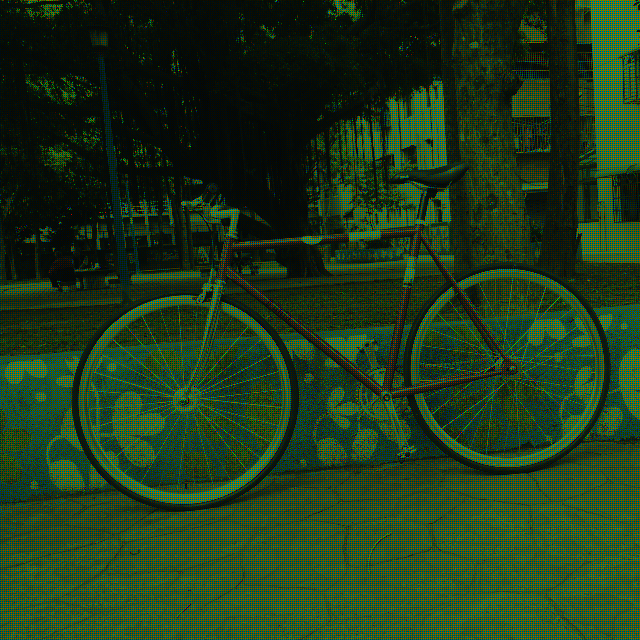
//> input picture Demosaicking-TIP_RI/bayer_pattern_img.bmp, 640 x 640 px
$ ./main   (built with g++ and OpenCV 4)
//> lines starting //> are read from the running program, lines starting //| are printed output that depends on the picture
//> further down, img is the input picture: 640 rows x 640 cols, CV_8UC3; mean B, G, R 26.2, 56.8, 30.5
### Demosaicking-TIP_RI/guidedfiltertipri.h
#pragma once
#include <iostream>
#include <opencv2/opencv.hpp>
#include <opencv2/core.hpp>
#include <opencv2/highgui.hpp>
#include <opencv2/imgproc.hpp>
using namespace std;
using namespace cv;
Mat guided_filter_tipri(const Mat& originG, const Mat& originR, const Mat& mask, const Mat& originI, const Mat& originP, const Mat& M, int h = 2, int v = 2, float eps = 0.0);

### Demosaicking-TIP_RI/guidedfiltermlri.h
#pragma once
#include <iostream>
#include <opencv2/opencv.hpp>
#include <opencv2/core.hpp>
#include <opencv2/highgui.hpp>
#include <opencv2/imgproc.hpp>
using namespace std;
using namespace cv;
Mat guided_filter_mlri(const Mat& originG, const Mat& originR, const Mat& mask, const Mat& originI, const Mat& originP, const Mat& M, int h = 2, int v = 2, float eps = 0.0);

### Demosaicking-TIP_RI/tipri.h
#pragma once
#include <iostream>
#include <opencv2/opencv.hpp>
#include <opencv2/core.hpp>
#include <opencv2/highgui.hpp>
#include <opencv2/imgproc.hpp>
#include "guidedfiltermlri.h"
#include "guidedfiltertipri.h"
using namespace std;
using namespace cv;
void bayer_split(cv::Mat&, cv::Mat&);
void bayer_mask(cv::Mat&, cv::Mat&);
void demosaic_tipri(cv::Mat&, cv::Mat&, float sigma = 1.0);

### Demosaicking-TIP_RI/demosaic.h

#pragma once
#include <iostream>
#include <opencv2/opencv.hpp>
#include <opencv2/core.hpp>
#include <opencv2/highgui.hpp>
#include <opencv2/imgproc.hpp>
#include "tipri.h"
using namespace std;
using namespace cv;

void Demosaic(cv::Mat& img, cv::Mat& Dst, int BayerPatternFlag);

### Demosaicking-TIP_RI/guidedfiltertipri.cpp
#include <iostream>
#include <opencv2/opencv.hpp>
#include <opencv2/core.hpp>
#include <opencv2/highgui.hpp>
#include <opencv2/imgproc.hpp>
using namespace std;
using namespace cv;
// =============== Guided Filter Modified ===================
// I: input
// h, v: local window radius
// [5 lines left out: function box_filter_modified, not called in this run]
// G: Original Green Subsample
// R or B: Original Red or Blue Subsample
// p: origin img (assume float or CV_32F, 0.0 ~ 1.0)
// I: guided img
// M: binary mask
// h, v: local window radius
// eps: Regularization Parameter
Mat guided_filter_tipri(const Mat& originG, const Mat& originR, const Mat& mask, const Mat& originI, const Mat& originP, const Mat& M, int h = 2, int v = 2, float eps = 0.0) {
	bool flag = false;
	Mat p, I, G, R;
	G = originG.clone();
	R = originR.clone();
	p = originP.clone();
	I = originI.clone();

	Mat N = box_filter_modified(M, h, v);
	Mat temp = (N == 0);
	temp.convertTo(temp, CV_32F, 1.0 / 255.0);
	N = N + temp;
	// The size of each local patch; N=(2h+1)*(2v+1) except for boundary pixels.
	Mat N2 = box_filter_modified(Mat::ones(I.rows, I.cols, CV_32F), h, v);

	Mat mean_IP = box_filter_modified(I.mul(p).mul(M), h, v);
	divide(mean_IP, N, mean_IP);
	Mat mean_II = box_filter_modified(I.mul(I).mul(M), h, v);
	divide(mean_II, N, mean_II);
	float th = 0.00001;
	for (int row = 0; row < mean_II.rows; row++) {
		float* p = mean_II.ptr<float>(row);
		for (int col = 0; col < mean_II.cols; col++) {
			if (p[col] < th) {
				p[col] = th;
			}
		}
	}
	Mat a;
	if (mean_II.channels() == 3) {
		a = mean_IP / (mean_II + Scalar(eps, eps, eps)); //otherwise only 1 channel get added
	}
	else {
		a = mean_IP / (mean_II + eps);
	}
	Mat N3 = box_filter_modified(mask, h, v);
	Mat temp1 = (N3 == 0);
	temp1.convertTo(temp1, CV_32F, 1.0 / 255.0);
	N3 = N3 + temp1;
	Mat mean_G = box_filter_modified(G.mul(mask), h, v);
	divide(mean_G, N3, mean_G);
	Mat mean_R = box_filter_modified(R.mul(mask), h, v);
	divide(mean_R, N3, mean_R);
	Mat b = mean_R - a.mul(mean_G);

	//Weighted Average
	Mat dif;
	Mat dif1 = a.mul(a).mul((box_filter_modified(G.mul(G).mul(mask), h, v)));
	Mat dif2 = b.mul(b).mul(N3);
	Mat dif3 = box_filter_modified(R.mul(R).mul(mask), h, v);
	Mat dif4 = a.mul(b).mul(box_filter_modified(G.mul(mask), h, v));
	dif4 *= 2;
	Mat dif5 = b.mul(box_filter_modified(R.mul(mask), h, v));
	dif5 = dif5 * 2;
	Mat dif6 = a.mul(box_filter_modified(R.mul(G).mul(mask), h, v));
	dif6 = dif6 * 2;
	dif = dif1 + dif2 + dif3 + dif4 - dif5 - dif6;
	divide(dif, N3, dif);
	for (int row = 0; row < dif.rows; row++) {
		float* p = dif.ptr<float>(row);
		for (int col = 0; col < dif.cols; col++) {
			if (flag == false) {
				cout << p[col] << endl;
				flag = true;
			}

		}
	}
	th = 0.01;
	for (int row = 0; row < dif.rows; row++) {
		float* p = dif.ptr<float>(row);
		for (int col = 0; col < dif.cols; col++) {
			if (p[col] < th) {
				p[col] = th;
			}
		}
	}
	divide(1.0, dif, dif);
	Mat wdif = box_filter_modified(dif, h, v);
	for (int row = 0; row < wdif.rows; row++) {
		float* p1 = wdif.ptr<float>(row);
		for (int col = 0; col < wdif.cols; col++) {
			if (p1[col] < th) {
				p1[col] = th;
			}
		}
	}
	//Mean a and Mean b
	Mat mean_a = box_filter_modified(a.mul(dif), h, v);
	divide(mean_a,wdif, mean_a);
	Mat mean_b = box_filter_modified(b.mul(dif), h, v);
	divide(mean_b, wdif, mean_b);
	// step: 5
	Mat q = mean_a.mul(G) + mean_b;

	return q;
}

### Demosaicking-TIP_RI/guidedfiltermlri.cpp
#include <iostream>
#include <opencv2/opencv.hpp>
#include <opencv2/core.hpp>
#include <opencv2/highgui.hpp>
#include <opencv2/imgproc.hpp>
using namespace std;
using namespace cv;
// =============== Guided Filter Modified ===================
// I: input
// h, v: local window radius
Mat box_filter_modified(const Mat& I, int h, int v) {
	Mat result;
	blur(I, result, Size(2 * h + 1, 2 * v + 1)); //width * height
	return result * (2 * h + 1) * (2 * v + 1);
}
// G: Original Green Subsample
// R or B: Original Red or Blue Subsample
// p: origin img (assume float or CV_32F, 0.0 ~ 1.0)
// I: guided img
// M: binary mask
// h, v: local window radius
// eps: Regularization Parameter
// [54 lines left out: function guided_filter_mlri, not called in this run]

### Demosaicking-TIP_RI/tipri.cpp
#include <iostream>
#include <opencv2/opencv.hpp>
#include <opencv2/core.hpp>
#include <opencv2/highgui.hpp>
#include <opencv2/imgproc.hpp>
//#include "guidedfiltermlri.h"
#include "guidedfiltertipri.h"
using namespace std;
using namespace cv;
void toSingleChannel(cv::Mat& src, cv::Mat& dst) {
	if (src.channels() != 3) {
		std::cerr << "to_SingleChannel need 3 channel image" << std::endl;
		return;
	}
	transform(src, dst, cv::Matx13f(1, 1, 1));
	return;
}
//   0 1
// 0 R G
// 1 G B
void bayer_split(cv::Mat& Bayer, cv::Mat& Dst) {
	if (Bayer.channels() != 1) {
		std::cerr << "bayer_split allow only 1 channel raw bayer image " << std::endl;
		return;
	}
	Dst = cv::Mat::zeros(Bayer.rows, Bayer.cols, CV_8UC3);
	int channelNum;

	for (int row = 0; row < Bayer.rows; row++) {
		for (int col = 0; col < Bayer.cols; col++) {
			if (row % 2 == 0) { // opencv: BGR
				channelNum = (col % 2 == 0) ? 2 : 1;//even rows -- even cols:R=channel:2; odd cols:G=channel:1
			}
			else {
				channelNum = (col % 2 == 0) ? 1 : 0;// odd rowd -- even cols:G=channel:1; odd cols:B=channel:3
			}
			Dst.at<Vec3b>(row, col).val[channelNum] = Bayer.at<uchar>(row, col);
		}
	}
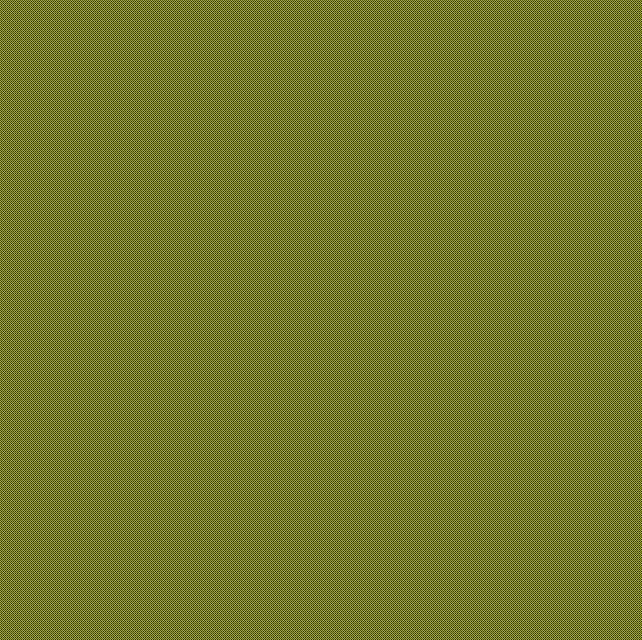
//> Dst: 640 rows x 642 cols, CV_8UC3; mean B, G, R 0.25, 0.5, 0.25; drawn with 1 as white
	return;
}
void bayer_mask(cv::Mat& Bayer, cv::Mat& Dst) {
	Mat temp = cv::Mat::ones(Bayer.size(), CV_8U);
	bayer_split(temp, Dst);// or split(Bayer, temp)
}

void demosaic_tipri(cv::Mat& Bayer, cv::Mat& Dst, float sigma = 1.0) {
	cv::Mat Src = Bayer.clone();
	if (Bayer.channels() == 1) { //input 1 channel -> 3 channel Bayer
		bayer_split(Bayer, Src); // or split(Bayer, Src);
	}

	Mat Src1ch;
	toSingleChannel(Src, Src1ch); // or merge(Src, Src1ch);
	Src1ch.convertTo(Src1ch, CV_32F, 1.0 / 255.0); //normalize

	Mat tempMask;
	bayer_mask(Src, tempMask);
	tempMask.convertTo(tempMask, CV_32F); //normalize
	vector<Mat> mask(3);
	split(tempMask, mask);
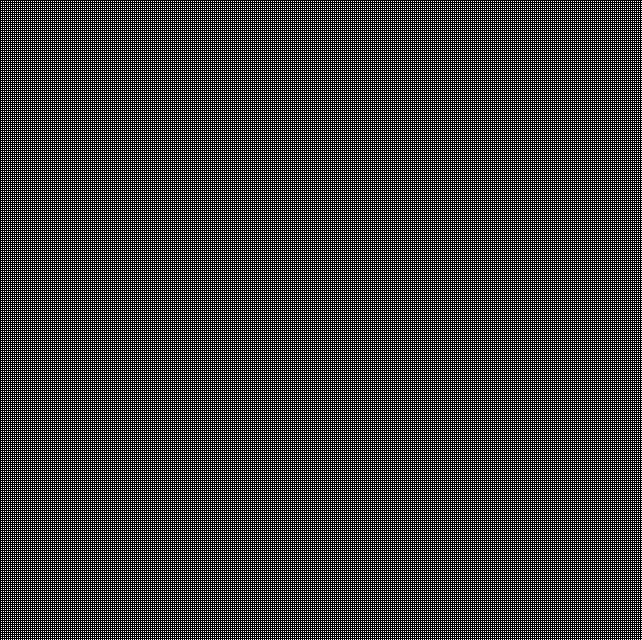
//> mask[0]: 640 rows x 642 cols, CV_32FC1; values 0 (black) and 1 (white), 25% white in thin lines or dots
//> mask[1]: 640 rows x 642 cols, CV_32FC1; values 0 (black) and 1 (white), 50% white in thin lines or dots
	tempMask.release();

	// split channel to BGR
	Src.convertTo(Src, CV_32F, 1.0 / 255.0); //normalize
	vector<Mat> bgr(3);
	vector<Mat> finalBGR(3);
	split(Src, bgr);
	split(Src, finalBGR);

	// ==== 1.Green interpolation ===
	Mat maskGr = Mat::zeros(Src.rows, Src.cols, CV_32F);
	Mat maskGb = Mat::zeros(Src.rows, Src.cols, CV_32F);
	for (int row = 0; row < Src.rows; row++) {
		int col = 0;
		float* targetGr = maskGr.ptr<float>(row);
		float* targetGb = maskGb.ptr<float>(row);
		if (row % 2 == 0) {
			col = 1;
		}
		for (; col < Src.cols; col += 2) {
			if (row % 2 == 0) { // R G
				targetGr[col] = 1.0;
			}
			else { //G B
				targetGb[col] = 1.0;
			}
		}
	}
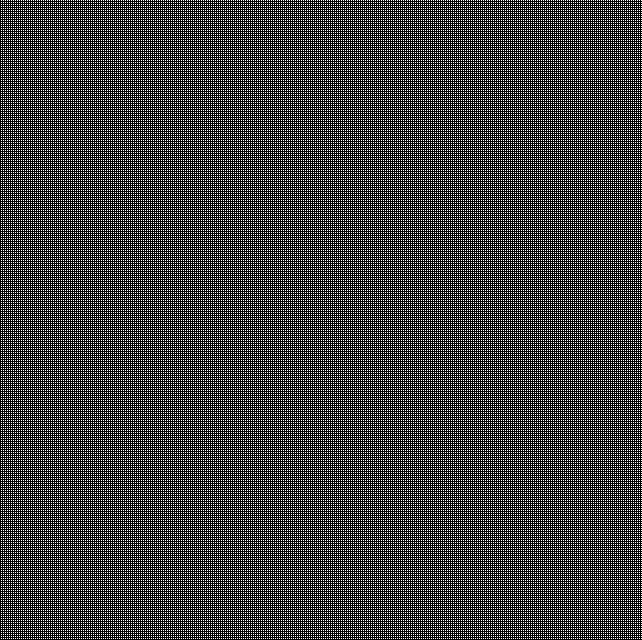
//> maskGr: 640 rows x 642 cols, CV_32FC1; values 0 (black) and 1 (white), 25% white in thin lines or dots
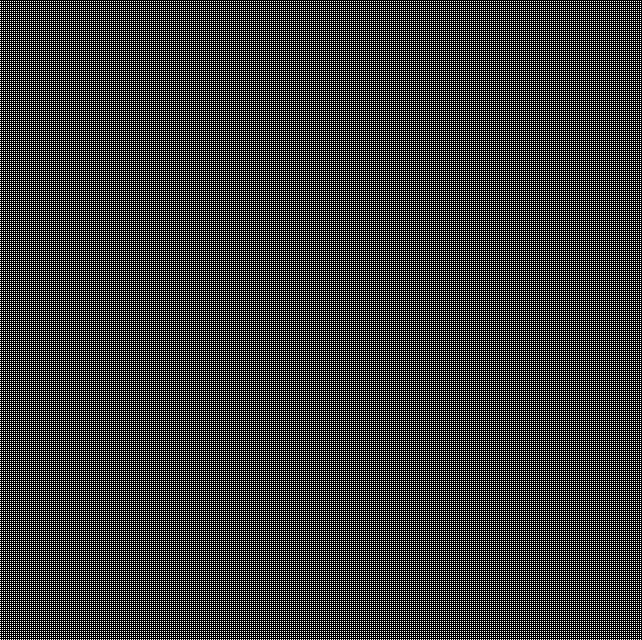
//> maskGb: 640 rows x 642 cols, CV_32FC1; values 0 (black) and 1 (white), 25% white in thin lines or dots

	float VHkernel[3] = { 0.5, 0, 0.5 }; //bilinear interpolation at 1D
	cv::Mat HK(1, 3, CV_32F, VHkernel);
	cv::Mat VK(3, 1, CV_32F, VHkernel);
	Mat rawH, rawV;
	filter2D(Src1ch, rawH, -1, HK); //original matlab uses'replicate' for all filter
	filter2D(Src1ch, rawV, -1, VK);

	// Creating guide images
	Mat GuideG_H = bgr[1] + rawH.mul(mask[2]) + rawH.mul(mask[0]);
	Mat GuideR_H = bgr[2] + rawH.mul(maskGr);
	Mat GuideB_H = bgr[0] + rawH.mul(maskGb);
	Mat GuideG_V = bgr[1] + rawV.mul(mask[2]) + rawV.mul(mask[0]);
	Mat GuideR_V = bgr[2] + rawV.mul(maskGb);
	Mat GuideB_V = bgr[0] + rawV.mul(maskGr);
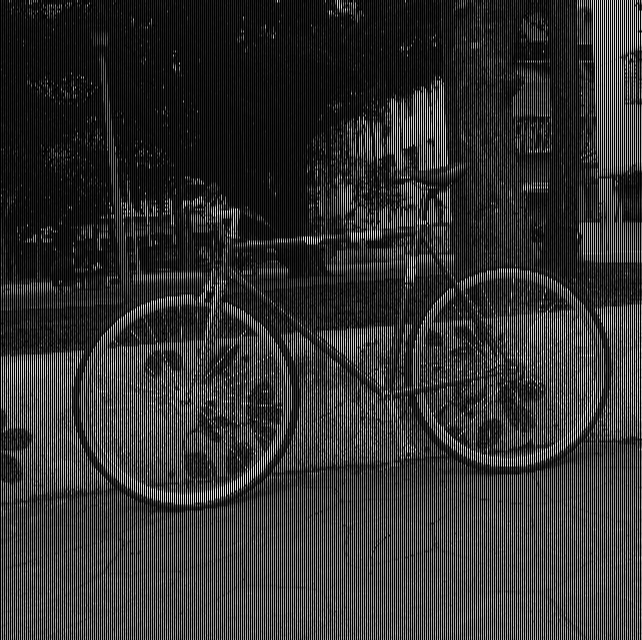
//> GuideB_V: 640 rows x 642 cols, CV_32FC1; min 0, max 0.953, mean 0.206

	// Tentative image
	int h = 3; //horizontal
	int v = 3; //vertical
	float eps = 0;
	//Horizontal
	float FHkernel[5] = { -1 , 0 , 2 , 0 , -1 };
	Mat FHK(1, 5, CV_32F, FHkernel);
	Mat diffr1H, diffGr1H;
	filter2D(bgr[2], diffr1H, -1, FHK);
	filter2D(GuideG_H.mul(mask[2]), diffGr1H, -1, FHK);
	Mat tentativeR_H = guided_filter_tipri(GuideG_H, bgr[2], mask[2], diffGr1H, diffr1H, mask[2], h, v, eps);//G,R,mask,I,P,M,h,v,eps
//> in guided_filter_tipri, `Mat N = box_filter_modified(M, h, v);`:
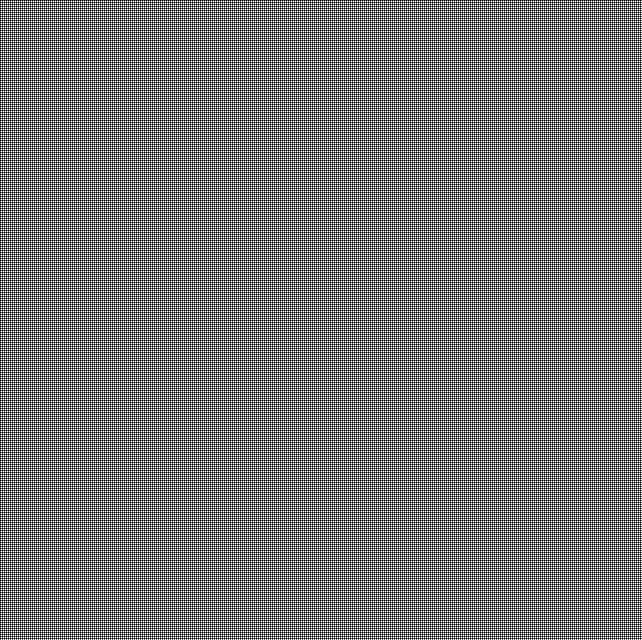
//> N: 640 rows x 642 cols, CV_32FC1; min 9, max 16, mean 12.25; drawn with min black and max white
//> call 4 of box_filter_modified, with h = 3, v = 3
//> in box_filter_modified (call 4), `blur(I, result, Size(2 * h + 1, 2 * v + 1));`:
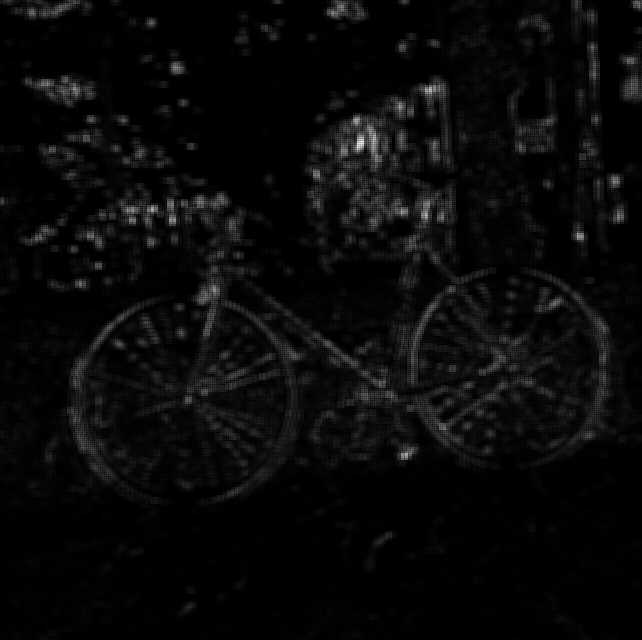
//> result: 640 rows x 642 cols, CV_32FC1; min 2.35e-07, max 0.0543, mean 0.00203; drawn with min black and max white
//> (the rest of the program and of its run is left out)
